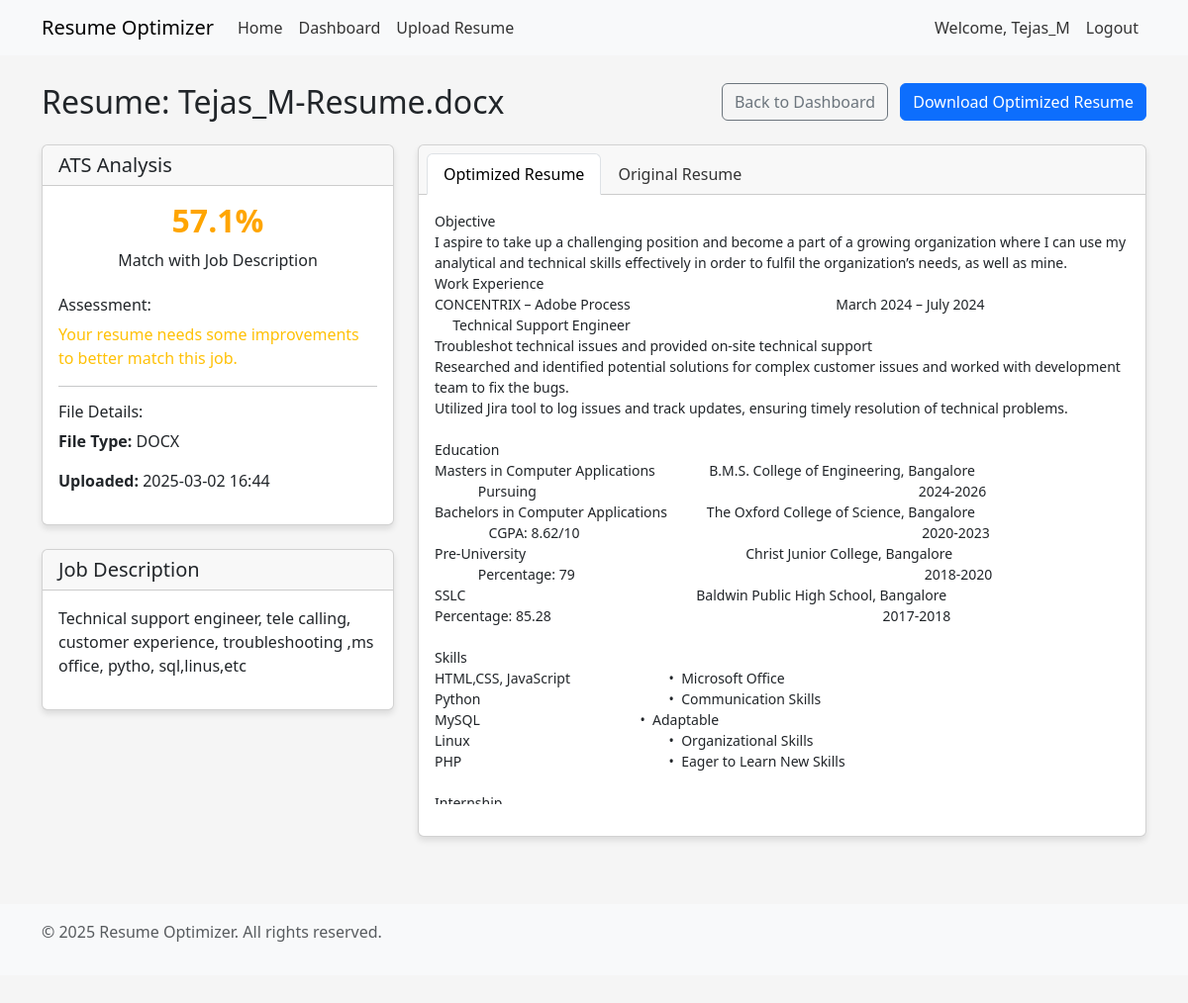
The app's page /resume/2 (signed in) with its own data.
### app.py (models this page shows, shortened)
class User(UserMixin, db.Model):
    id = db.Column(db.Integer, primary_key=True)
    username = db.Column(db.String(100), unique=True, nullable=False)
    email = db.Column(db.String(100), unique=True, nullable=False)
    password_hash = db.Column(db.String(200), nullable=False)
    resumes = db.relationship('Resume', backref='user', lazy=True)

class Resume(db.Model):
    id = db.Column(db.Integer, primary_key=True)
    filename = db.Column(db.String(200), nullable=False)
    original_text = db.Column(db.Text, nullable=True)
    optimized_text = db.Column(db.Text, nullable=True)
    job_description = db.Column(db.Text, nullable=True)
    ats_score = db.Column(db.Float, nullable=True)
    created_at = db.Column(db.DateTime, default=datetime.utcnow)
    user_id = db.Column(db.Integer, db.ForeignKey('user.id'), nullable=False)
    file_type = db.Column(db.String(10), nullable=False)

### app.py (the view)
@app.route('/resume/<int:resume_id>')
@login_required
def view_resume(resume_id):
    resume = Resume.query.get_or_404(resume_id)
    if resume.user_id != current_user.id:
        flash('Access denied', 'danger')
        return redirect(url_for('dashboard'))
    return render_template('view_resume.html', resume=resume)

### app.py (called while the page is built)
@login_manager.user_loader
def load_user(user_id):
    return User.query.get(int(user_id))

### templates/view_resume.html (shortened to what this page needs)
{% extends 'base.html' %}
{% block content %}
<div class="row mb-3">
    <div class="col">
        <h2>Resume: {{ resume.filename }}</h2>
    </div>
    <div class="col-auto">
        <a href="{{ url_for('dashboard') }}" class="btn btn-outline-secondary">Back to Dashboard</a>
        <a href="{{ url_for('download_resume', resume_id=resume.id) }}" class="btn btn-primary ms-2">Download Optimized Resume</a>
    </div>
</div>
<div class="row">
    <div class="col-md-4">
        <div class="card mb-4">
            <div class="card-header">
                <h5 class="card-title mb-0">ATS Analysis</h5>
            </div>
            <div class="card-body">
                {% if resume.ats_score is not none %}
                    <div class="text-center mb-4">
                        <h2 class="
                            {% if resume.ats_score >= 70 %}score-high
                            {% elif resume.ats_score >= 40 %}score-medium
                            {% else %}score-low{% endif %}
                        ">
                            {{ "%.1f"|format(resume.ats_score) }}%
                        </h2>
                        <p>Match with Job Description</p>
                    </div>
                    <div>
                        <h6>Assessment:</h6>
                        {% if resume.ats_score >= 70 %}
                            <p class="text-success">Your resume is well-optimized for this job!</p>
                        {% elif resume.ats_score >= 40 %}
                            <p class="text-warning">Your resume needs some improvements to better match this job.</p>
                        {% else %}
                            <p class="text-danger">Your resume needs significant improvements to match this job.</p>
                        {% endif %}
                    </div>
                {% else %}
                    <p class="text-center"><em>No job description provided for analysis</em></p>
                {% endif %}
                <hr>
                <h6>File Details:</h6>
                <p><strong>File Type:</strong> {{ resume.file_type.upper() }}</p>
                <p><strong>Uploaded:</strong> {{ resume.created_at.strftime('%Y-%m-%d %H:%M') }}</p>
            </div>
        </div>
        {% if resume.job_description %}
        <div class="card mb-4">
            <div class="card-header">
                <h5 class="card-title mb-0">Job Description</h5>
            </div>
            <div class="card-body">
                <div style="max-height: 300px; overflow-y: auto;">
                    <p>{{ resume.job_description.replace('\n', '<br>') | safe }}</p>
                </div>
            </div>
        </div>
        {% endif %}
    </div>
    <div class="col-md-8">
        <div class="card">
            <div class="card-header">
                <ul class="nav nav-tabs card-header-tabs" id="resumeTabs" role="tablist">
                    <li class="nav-item" role="presentation">
                        <button class="nav-link active" id="optimized-tab" data-bs-toggle="tab" data-bs-target="#optimized" type="button" role="tab" aria-controls="optimized" aria-selected="true">Optimized Resume</button>
                    </li>
                    <li class="nav-item" role="presentation">
                        <button class="nav-link" id="original-tab" data-bs-toggle="tab" data-bs-target="#original" type="button" role="tab" aria-controls="original" aria-selected="false">Original Resume</button>
                    </li>
                </ul>
            </div>
            <div class="card-body">
                <div class="tab-content" id="resumeTabsContent">
                    <div class="tab-pane fade show active" id="optimized" role="tabpanel" aria-labelledby="optimized-tab">
                        <pre style="white-space: pre-wrap; font-family: inherit; max-height: 600px; overflow-y: auto;">{{ resume.optimized_text }}</pre>
                    </div>
                </div>
            </div>
        </div>
    </div>
</div>
{% endblock %}

### templates/base.html (shortened to what this page needs)
<!DOCTYPE html>
<html lang="en">
<head>
    <link href="https://cdn.jsdelivr.net/npm/bootstrap@5.3.0-alpha1/dist/css/bootstrap.min.css" rel="stylesheet">
</head>
<body>
    <nav class="navbar navbar-expand-md navbar-light bg-light fixed-top">
        <div class="container">
            <a class="navbar-brand" href="{{ url_for('index') }}">Resume Optimizer</a>
            <div class="collapse navbar-collapse" id="navbarNav">
                <ul class="navbar-nav me-auto">
                    <li class="nav-item">
                        <a class="nav-link" href="{{ url_for('index') }}">Home</a>
                    </li>
                    {% if current_user.is_authenticated %}
                    <li class="nav-item">
                        <a class="nav-link" href="{{ url_for('dashboard') }}">Dashboard</a>
                    </li>
                    <li class="nav-item">
                        <a class="nav-link" href="{{ url_for('upload_resume') }}">Upload Resume</a>
                    </li>
                    {% endif %}
                </ul>
                <ul class="navbar-nav">
                    {% if current_user.is_authenticated %}
                    <li class="nav-item">
                        <span class="nav-link">Welcome, {{ current_user.username }}</span>
                    </li>
                    <li class="nav-item">
                        <a class="nav-link" href="{{ url_for('logout') }}">Logout</a>
                    </li>
                    {% endif %}
                </ul>
            </div>
        </div>
    </nav>
    <div class="container mt-4">
        {% block content %}{% endblock %}
    </div>
    <footer class="bg-light text-center text-lg-start mt-5 py-3">
        <div class="container">
            <p class="text-muted">&copy; 2025 Resume Optimizer. All rights reserved.</p>
        </div>
    </footer>
</body>
</html>

### templates/base.html (style rules this page uses)
body { padding-top: 60px; padding-bottom: 40px; background-color: #f5f5f5; }
.card { margin-bottom: 20px; box-shadow: 0 4px 6px rgba(0,0,0,0.1); }
.nav-link { color: #333; }
.score-medium { color: orange; font-weight: bold; }

### records on screen
User: username "Tejas_M"
Resume: filename "Tejas_M-Resume.docx", ats_score "57.1", file_type "DOCX", created_at "2025-03-02 16:44", job_description.replace "Technical support engineer, tele calling, customer experience, troubleshooting ,ms office, pytho, sql,linus,etc", optimized_text "Objective I aspire to take up a challenging position and become a part of a growing organization where I can use my analytical and technical skills effectively in order to fulfil the organization’s needs, as well as mine. Work Experience CONCENTRIX – Adobe Process March 2024 – July 2024 Technical Support Engineer Troubleshot technical issues and provided on-site technical support Researched and identified potential solutions for complex customer issues and worked with development team to fix the bugs. Utilized Jira tool to log issues and track updates, ensuring timely resolution of technical problems. Education Masters in Computer Applications B.M.S. College of Engineering, Bangalore…"
